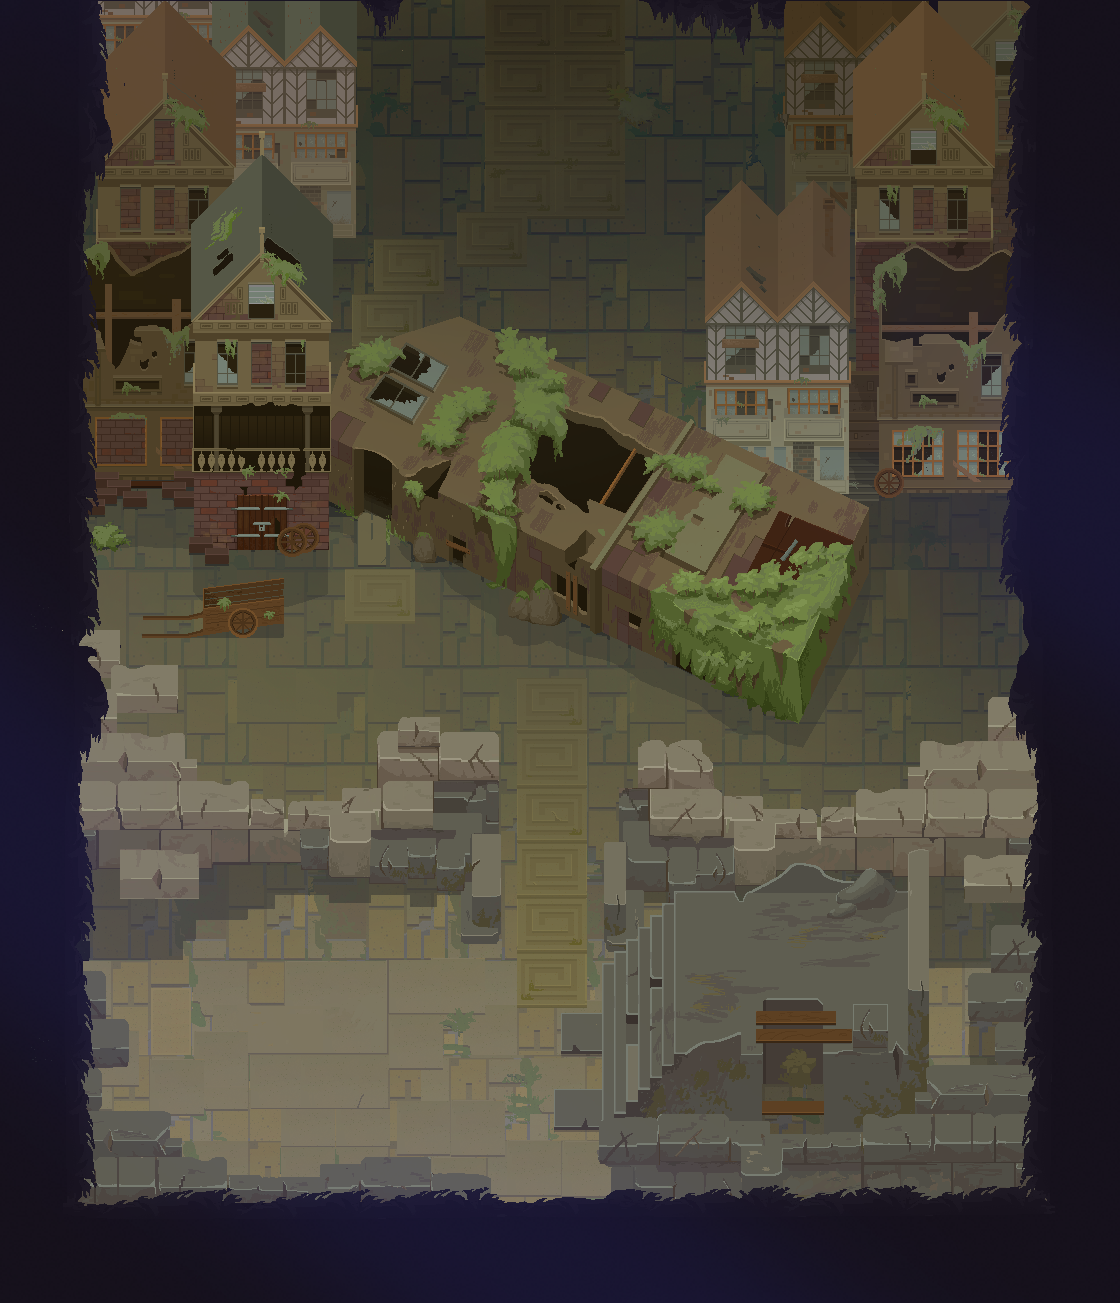

A 2D game scene composited from a Tiled map and its tileset images. What follows is a short description and the map's XML, with each tile layer's data collapsed to a summary:
An orthogonal 1x1 tile map with 1120x1303 px tiles, 1 tile layer (BACKGROUND_LAYER).

<map version="1.4" tiledversion="1.4.3" orientation="orthogonal" renderorder="right-down" width="1" height="1" tilewidth="1120" tileheight="1303" infinite="0" nextlayerid="2" nextobjectid="1">
 <tileset firstgid="1" name="Leprozia" tilewidth="1120" tileheight="1303" tilecount="1" columns="1">
  <image source="Leprozia.png" width="1120" height="1303" />
 </tileset>
 <layer id="1" name="BACKGROUND_LAYER" width="1" height="1">
  <data>[1 cells, 1 non-empty, 1 distinct tile ids]</data>
 </layer>
</map>
